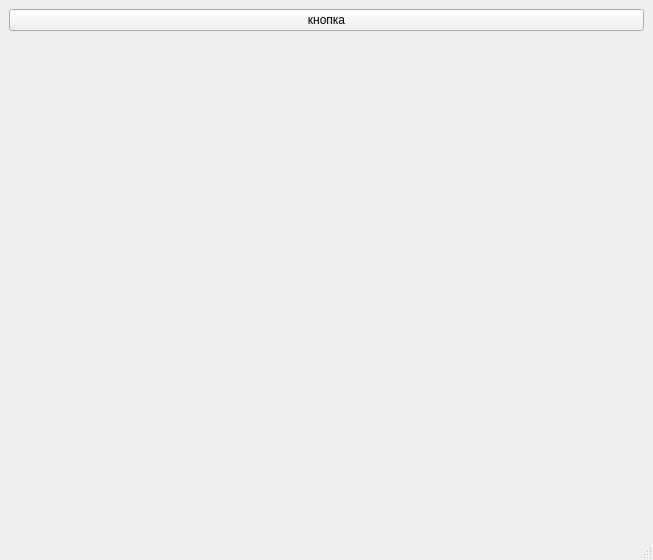
<?xml version="1.0" encoding="UTF-8"?>
<ui version="4.0">
 <class>MainWindow</class>
 <widget class="QMainWindow" name="MainWindow">
  <property name="geometry">
   <rect>
    <x>0</x>
    <y>0</y>
    <width>653</width>
    <height>560</height>
   </rect>
  </property>
  <property name="windowTitle">
   <string>MainWindow</string>
  </property>
  <widget class="QWidget" name="centralwidget">
   <layout class="QVBoxLayout" name="verticalLayout_2">
    <item>
     <widget class="QPushButton" name="pb">
      <property name="text">
       <string>кнопка</string>
      </property>
     </widget>
    </item>
    <item>
     <spacer name="verticalSpacer">
      <property name="orientation">
       <enum>Qt::Vertical</enum>
      </property>
      <property name="sizeHint" stdset="0">
       <size>
        <width>20</width>
        <height>40</height>
       </size>
      </property>
     </spacer>
    </item>
   </layout>
  </widget>
  <widget class="QMenuBar" name="menubar">
   <property name="geometry">
    <rect>
     <x>0</x>
     <y>0</y>
     <width>653</width>
     <height>21</height>
    </rect>
   </property>
  </widget>
  <widget class="QStatusBar" name="statusbar"/>
 </widget>
 <resources/>
 <connections/>
</ui>
